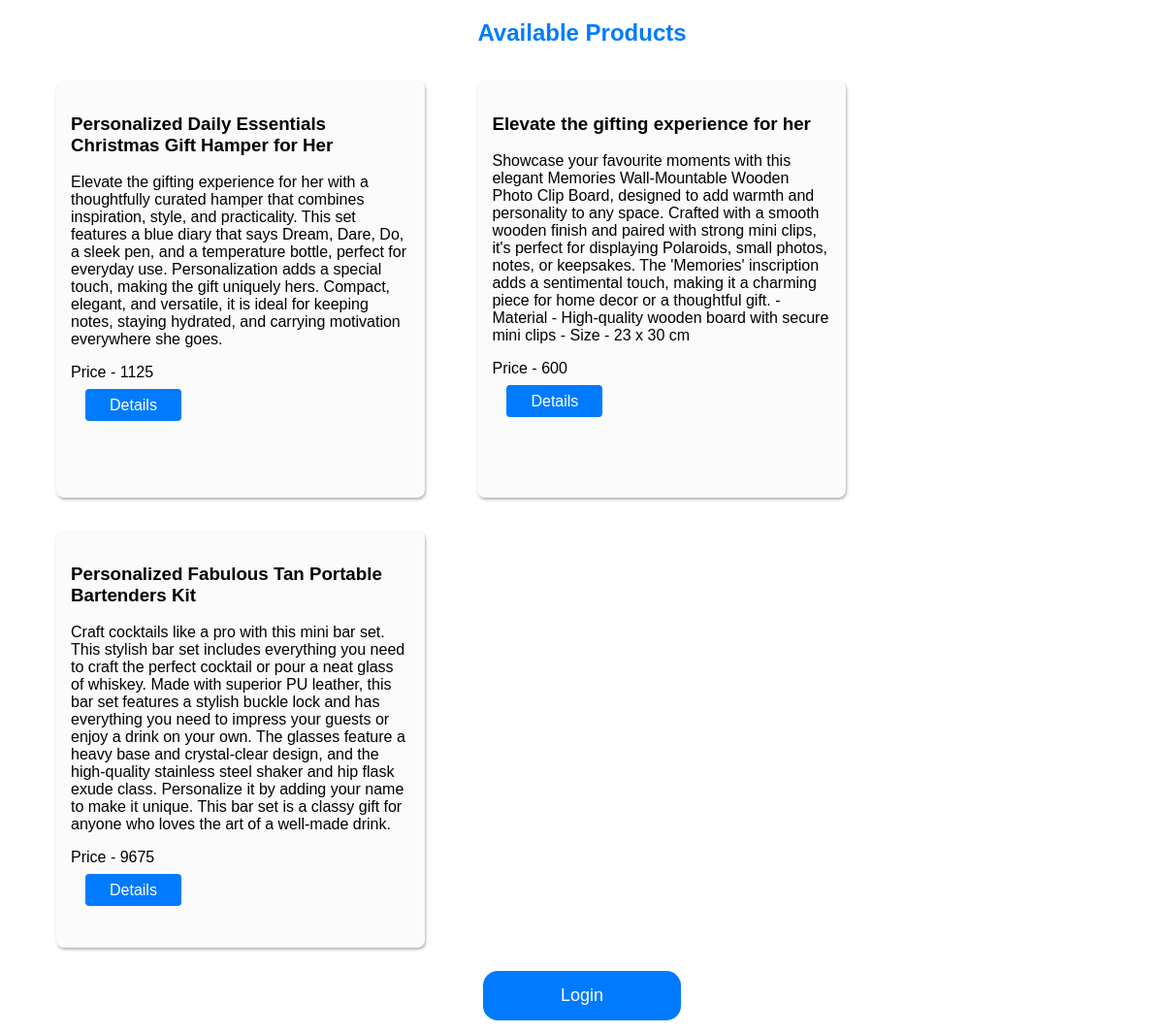
Screenshot of /products/ with the database file from the repository.
### product/models.py (models this page shows, shortened)
class Product(models.Model):
    name = models.CharField(max_length=200)
    sku = models.CharField(max_length=100, unique=True)
    brand = models.ForeignKey(Brand, on_delete=models.CASCADE)
    category = models.ForeignKey(Category, on_delete=models.CASCADE)
    subcategory = models.ForeignKey(SubCategory, on_delete=models.CASCADE)
    short_description = models.TextField(blank=True, null=True)
    description = models.TextField(blank=True, null=True)
    quantity = models.PositiveIntegerField()
    points = models.PositiveIntegerField()
    wallet = models.ForeignKey(
        Wallet,
        on_delete=models.SET_NULL,
        null=True,
        blank=True
    )
    is_active = models.BooleanField(default=True)
    created_at = models.DateTimeField(auto_now_add=True)
    updated_at = models.DateTimeField(auto_now_add=True)

### product/views.py (the view)
# urls.py: path('products/', views.product_list, name="product_list"),
def product_list(request):
    products = Product.objects.filter(is_active=True)
    return render(request, "product/product_list.html", {"products":products})

### product/templates/product/product_list.html (shortened to what this page needs)
<!DOCTYPE html>
<html lang="en">
<head>
</head>
<body>
    <div class="container">
        <h2 style="color: #007bff; text-align: center;">Available Products</h2>
        {% for product in products %}
        <div class="card">
            <h3>{{ product.name }}</h3>
            <p>{{ product.short_description }}</p>
            <p>Price - {{ product.points }}</p>
            <a class="btn" href="{% url 'product_detail' product.id %}">
                Details
            </a>
        </div>
        {% empty %}
        <p>No Products Available.</p>
        {% endfor %}
        <div class="menu">
            {% if user.is_authenticated %}
            <a href="{% url 'order_history' %}">My Orders</a>
            <a href="{% url 'user_logout' %}">Logout</a>
            {% else %}
            <a href="{% url 'login' %}">Login</a>
            {% endif %}
        </div>
    </div>
</body>
</html>

### product/templates/product/product_list.html (style rules this page uses)
body { font-family: Arial; background: linear-gradient(rgb(238, 238, 165)); }
.container { width: 100%; margin: auto; }
.card { display: inline-block; background: rgb(251, 251, 251); width: 350px; height: 400px; overflow: scroll; padding: 15px; margin: 15px 0px 15px 50px; border-radius: 8px; box-shadow: 1px 2px 3px rgba(133, 133, 133, 0.625); }
.btn { padding: 8px 25px; margin: auto 15px; background: #007bff; color: white; text-decoration: none; border-radius: 4px; }
.menu { width: 100%; display: flex; justify-content: center; }
.menu a { cursor: pointer; color: rgb(255, 255, 255); text-decoration: none; padding: 15px 80px; margin: 5px 10px; border: 2px rgb(0, 0, 0); border-radius: 15px; background-color: #007bff; font-size: 18px; }

### rows the page displays
Product: name "Personalized Daily Essentials Christmas Gift Hamper for Her", short_description "Elevate the gifting experience for her with a thoughtfully curated hamper that combines inspiration, style, and practicality. This set features a blue diary that says Dream, Dare, Do, a sleek pen, and a temperature bottle, perfect for everyday use. Personalization adds a special touch, making the gift uniquely hers. Compact, elegant, and versatile, it is ideal for keeping notes, staying hydrated, and carrying motivation everywhere she goes.", points "1125"
Product: name "Elevate the gifting experience for her", short_description "Showcase your favourite moments with this elegant Memories Wall-Mountable Wooden Photo Clip Board, designed to add warmth and personality to any space. Crafted with a smooth wooden finish and paired with strong mini clips, it's perfect for displaying Polaroids, small photos, notes, or keepsakes. The 'Memories' inscription adds a sentimental touch, making it a charming piece for home decor or a thoughtful gift. - Material - High-quality wooden board with secure mini clips - Size - 23 x 30 cm", points "600"
Product: name "Personalized Fabulous Tan Portable Bartenders Kit", short_description "Craft cocktails like a pro with this mini bar set. This stylish bar set includes everything you need to craft the perfect cocktail or pour a neat glass of whiskey. Made with superior PU leather, this bar set features a stylish buckle lock and has everything you need to impress your guests or enjoy a drink on your own. The glasses feature a heavy base and crystal-clear design, and the high-quality stainless steel shaker and hip flask exude class. Personalize it by adding your name to make it unique. This bar set is a classy gift for anyone who loves the art of a well-made drink.", points "9675"
